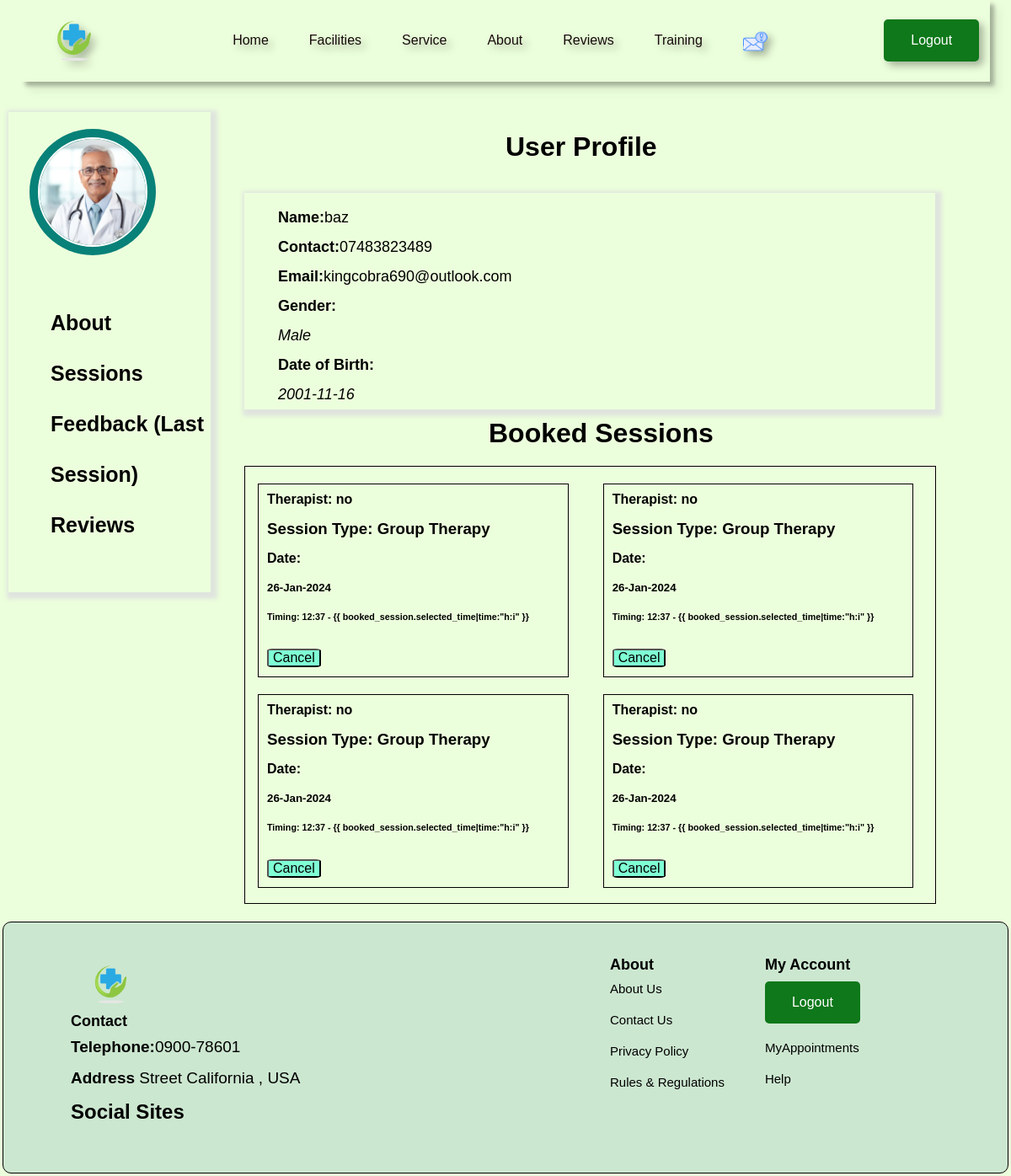
The page /profile/ (signed in) on the database as committed earlier.
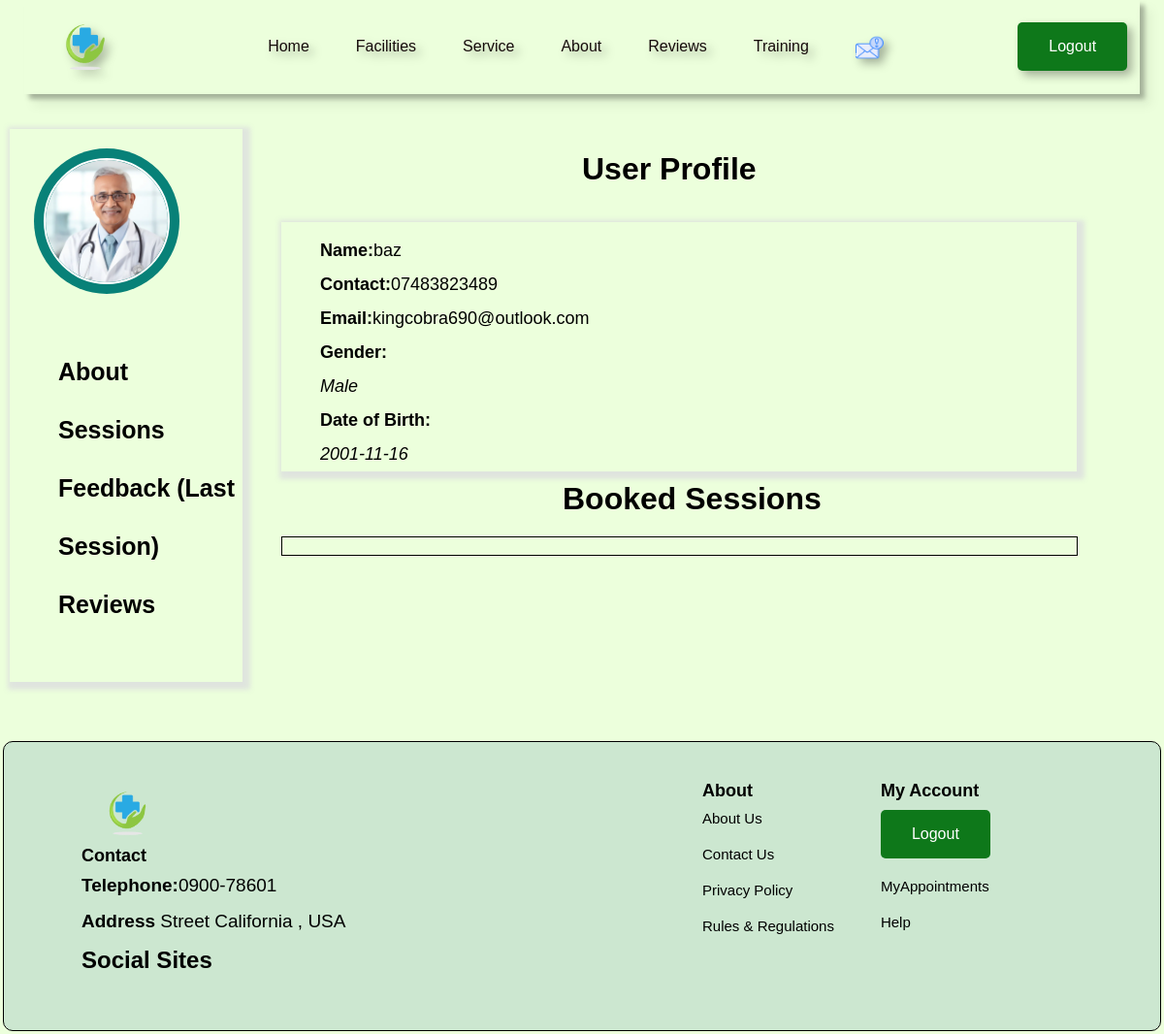
The same page on the database as committed later.
### module1/models.py (models this page shows, shortened)
class Patient(models.Model):
    user = models.OneToOneField(User, on_delete=models.CASCADE)
    gender = models.CharField(max_length=10)
    dob = models.CharField(max_length=3)
    phone_no = models.CharField(max_length=20)
    age = models.CharField(max_length=3)
    def __str__(self):
        return f"{self.user.username}"

class BookedSession(models.Model):
    therapist = models.ForeignKey(Therapist, on_delete=models.CASCADE)
    patient = models.ForeignKey(Patient, on_delete=models.CASCADE)
    session_type = models.CharField(max_length=50, default="Regular", blank=True, null=True)
    amount = models.DecimalField(max_digits=10, decimal_places=2)
    selected_time = models.DateTimeField(max_length=10, blank=True, null=True)
    payment_method = models.CharField(max_length=50, default='nayapay')

class Therapist(models.Model):
    user = models.OneToOneField(User, on_delete=models.CASCADE)
    qualification = models.CharField(max_length=50)
    gender = models.CharField(max_length=10)
    phone_no = models.CharField(max_length=15)
    specialization = models.CharField(max_length=50)
    earnings = models.DecimalField(max_digits=10, decimal_places=2, default=1000.0)

### module1/views.py (the view)
# urls.py: path('profile/', views.profile, name='profile'),
def profile(request):
    user = request.user
    recent_notifications = Notification.objects.filter(user=user, is_read=False)[:10]
    patient = user.patient
    print(patient)
    booked_sessions = patient.bookedsession_set.all()
    print(user)
    context = {'user': user, 'booked_sessions': booked_sessions, 'notif': recent_notifications}
    print(context)
    return render(request, 'patient_profile.html', context)

### Templates/patient_profile.html (shortened to what this page needs)
<!DOCTYPE html>
<html lang="en">
<head>
    {% load static %}
    <link rel="stylesheet" href="{% static 'style.css' %}">
    <link rel="stylesheet" href="{% static 'userprofile.css' %}">
</head>
<body>
<nav>
    <div class="nav-logo">
        <a href="#"><img src="{% static 'images/clinic.png' %}"></a>
    </div>
    <ul class="nav-link">
        <li class="link"><a href="{% url 'index' %}">Home</a></li>
        <li class="link"><a href="{% url 'service' %}">Facilities</a></li>
        <li class="link"><a href="{% url 'sessions' %}">Service</a></li>
        <li class="link"><a href="#">About</a></li>
        <li class="link"><a href="#">Reviews</a></li>
        <li class="link"><a href="#">Training</a></li>
        <li class="link"><a href="#" class="btn-login">
            <img src="{% static 'images/notif.png' %}"
                 style="height: 28px; width: 29px; padding-top: 2px; padding-top:-4px;" alt="Notification Bell"></a>
        </li>
    </ul>
    <a href="{% url 'logout' %}">
        <button class="btn">Logout</button>
    </a>
</nav>
<br><br>
<div class="wow">
    <div class="side-box">
        <div class="card-image">
            <img src="{% static 'images/Doc1.webp' %}/" class="card-img" alt="">
        </div>
        <div class="list">
            <a href="#about">
                <div>About</div>
            </a>
            <a href="#booked-sess">
                <div>Sessions</div>
            </a>
            <a href="{% url 'feedback_form' %}">
                <div>Feedback (Last Session)</div>
            </a>
            <a href="#about">
                <div>Reviews</div>
            </a>
        </div>
    </div>
    <div class="adjust"><br>
        <div style="margin-top:5px; margin-left: 350px;" id="about">
            <h1>User Profile</h1>
        </div>
        <br><br>
        <div class="middle-box">
            <div class="profile-info">
                <div class="profile-info1">
                    <div style="display: flex;">
                        <h4>Name: </h4> {{ user.username }}
                    </div>
                    <div style="display: flex;">
                        <h4>Contact:</h4>{{ user.patient.phone_no }}
                    </div>
                    <div style="display: flex;">
                        <h4>Email:</h4> {{ user.patient.user.email }}
                    </div>
                    <div>
                        <h4>Gender: </h4><em>{{ user.patient.gender }}</em>
                    </div>
                    <div>
                        <h4>Date of Birth: </h4><em>{{ user.patient.dob }}</em>
                    </div>
                </div>
            </div>
        </div>
        <div id="booked-sess" style="margin-left: 330px; margin-top: 10px;">
            <h1>Booked Sessions</h1>
        </div>
        <div class="bs">
            {% for booked_session in booked_sessions %}
            <div class="bst">
                <div class="bst-content">
                    <h4>Therapist: {{ booked_session.therapist.user.username }}</h4>
                    <h3>Session Type: {{ booked_session.session_type }}</h3>
                    <h4>Date:</h4>
                    <h5>{{ booked_session.selected_time|date:"d-M-Y" }}</h5>
                    <h6>Timing: {{ booked_session.selected_time|time:"h:i" }} - {{
                        booked_session.selected_time|time:"h:i" }}</h6>
                </div>
                <div>
                    <button id="bokey" type="submit">Cancel</button>
                </div>
            </div>
            {% endfor %}
        </div>
    </div>
</div>
<br>
<footer class="sec-p1">
    <div class="c1">
        <img style="width: 16%;" src="./images/clinic.png" alt="logo">
        <h3>Contact</h3>
        <p><Strong>Telephone:</strong>0900-78601</p>
        <p><strong>Address</strong> Street California , USA</p>
        <h2>Social Sites</h2>
        <div class="social">
            <i class="fab fa-facebook"></i>
            <i class="fab fa-instagram"></i>
            <i class="fab fa-twitter"></i>
            <i class="fab fa-youtube"></i>
        </div>
    </div>
    <div class="c1">
        <h3>About</h3>
        <a href="#">About Us</a>
        <a href="#">Contact Us</a>
        <a href="#">Privacy Policy</a>
        <a href="#">Rules & Regulations</a>
    </div>
    <div class="c1">
        <h3>My Account</h3>
        <a href="{% url 'logout' %}">
            <button class="btn">Logout</button>
        </a>
        <a href="#">MyAppointments</a>
        <a href="#">Help</a>
    </div>
</footer>
</body>
</html>

### static/style.css (style rules this page uses)
* { margin: 0; padding: 0; }
body { font-family: 'Gill Sans', 'Gill Sans MT', Calibri, 'Trebuchet MS', sans-serif; background-color: rgb(236, 255, 220); }
.sec-p1 { padding: 60px 90px; margin: 3px 3px; }
* { padding: 0; margin: 0; box-sizing: border-box; }
.btn { padding: 1rem 2rem; outline: none; border: none; font-size: 1rem; color: white; background-color: rgb(14, 120, 26); border-radius: 5px; cursor: pointer; transition: 1s; }
img { width: 100%; display: flex; }
a { text-decoration: none; }
nav { box-shadow: 5px 5px 5px 0px rgba(0, 0, 0, 0.3); filter: drop-shadow(5px 5px 5px rgba(0, 0, 0, 0.3)); max-width: 1150px; margin: auto; padding: 0.8rem 0.8rem; display: flex; align-items: center; justify-content: space-between; gap: 2rem; }
.nav-logo { width: 100px; }
.nav-link { list-style: none; display: flex; align-items: center; gap: 3.0rem; }
.link a { position: relative; padding-bottom: 0.75rem; color: rgb(22, 11, 11); }
.link a::after { content: ""; position: absolute; height: 2px; width: 0; left: 0; bottom: 0; background-color: rgb(19, 173, 42); transition: 0.3s; }
.btn-login { padding: 10px 15px; color: white; cursor: pointer; }
footer { display: flex; flex-wrap: wrap; gap: 3rem; border: 1px solid; border-radius: 10px; background-color: #cce7d0; }
footer .c1 { display: flex; flex-direction: column; align-items: flex-start; }
footer h3 { font-size: 18px; padding-bottom: 9px; }
footer p { font-size: 19px; margin: 0 0 15px 0; }
footer a { font-size: 15px; text-decoration: none; color: black; margin-bottom: 20px; }
footer .social i { cursor: pointer; padding-right: 4px; color: gray; }
.sec-p1 { padding: 40px 80px; }
.card-image { position: relative; height: 150px; width: 150px; border-radius: 50%; padding: 3px; margin-left: 45px; background: #088178; }
.card-image .card-img { height: 100%; width: 100%; object-fit: cover; border-radius: 50%; border: 3px solid #fff; display: flex; justify-content: center; }

### static/userprofile.css (style rules this page uses)
* { margin: 5; padding: 5; }
.wow { display: flex; }
.side-box { margin-left: 10px; width: 20%; box-shadow: 3px 3px 5px 5px rgba(222, 226, 222, 0.9); height: 570px; margin-bottom: 40px; }
.middle-box { box-shadow: 3px 3px 5px 5px rgba(222, 226, 222, 0.9); margin-left: 80px; width: 820px; height: auto; display: flex; margin-left: 40px; }
.card-image { position: relative; height: 150px; width: 150px; border-radius: 60%; padding: 10px; margin-top: 20px; margin-left: 25px; background: #088178; }
.card-image .card-img { height: 100%; width: 100%; object-fit: cover; border-radius: 50%; border: 2px solid #fff; display: flex; justify-content: center; }
.list { margin-left: 50px; margin-top: 50px; font-size: 25px; font-weight: 600; cursor: pointer; left: 50%; line-height: 60px; }
.list a { color: black; }
.profile-info { margin-top: 12px; margin-left: 40px; }
.profile-info1 { font-size: large; line-height: 35px; }
.bs { display: grid; grid-template-columns: repeat(2, 1fr); border:1px solid; height: auto; padding-bottom: 18px; width:95.5%; margin-left: 40px; margin-top: 20px; }

Rows that differ between the two databases and show on the page:
removed BookedSession: therapist.user.username "no", session_type "Group Therapy", selected_time "26-Jan-2024", selected_time "12:37"
removed BookedSession: therapist.user.username "no", session_type "Group Therapy", selected_time "26-Jan-2024", selected_time "12:37"
removed BookedSession: therapist.user.username "no", session_type "Group Therapy", selected_time "26-Jan-2024", selected_time "12:37"
removed BookedSession: therapist.user.username "no", session_type "Group Therapy", selected_time "26-Jan-2024", selected_time "12:37"
